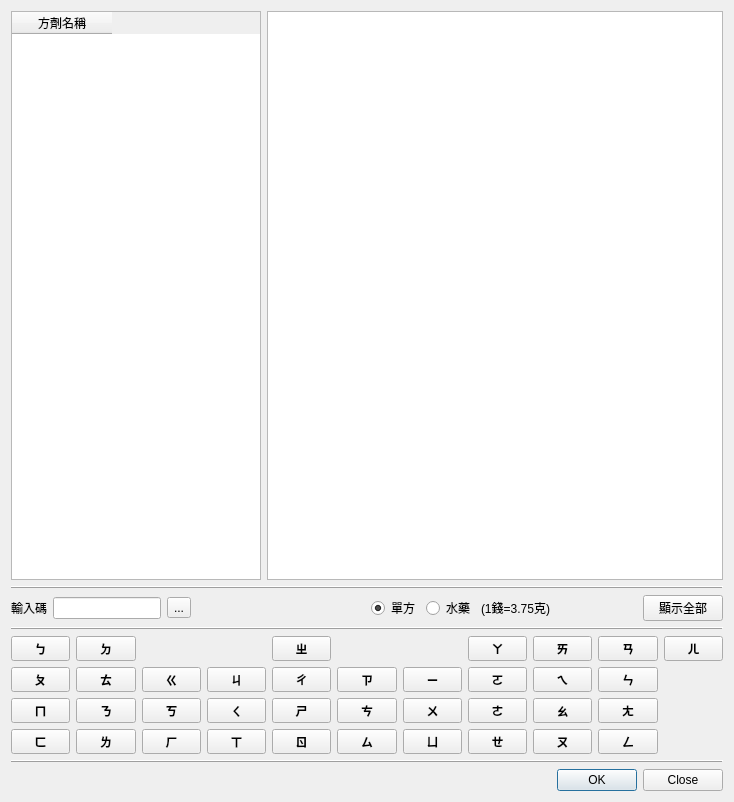
<?xml version="1.0" encoding="UTF-8"?>
<ui version="4.0">
 <class>Dialog_compound_json</class>
 <widget class="QDialog" name="Dialog_compound_json">
  <property name="windowModality">
   <enum>Qt::NonModal</enum>
  </property>
  <property name="geometry">
   <rect>
    <x>0</x>
    <y>0</y>
    <width>734</width>
    <height>802</height>
   </rect>
  </property>
  <property name="sizePolicy">
   <sizepolicy hsizetype="Preferred" vsizetype="Preferred">
    <horstretch>0</horstretch>
    <verstretch>0</verstretch>
   </sizepolicy>
  </property>
  <property name="windowTitle">
   <string>方劑詞庫</string>
  </property>
  <property name="modal">
   <bool>false</bool>
  </property>
  <layout class="QVBoxLayout" name="verticalLayout">
   <item>
    <layout class="QHBoxLayout" name="horizontalLayout">
     <item>
      <widget class="QTableWidget" name="tableWidget_compound">
       <property name="maximumSize">
        <size>
         <width>250</width>
         <height>16777215</height>
        </size>
       </property>
       <property name="editTriggers">
        <set>QAbstractItemView::NoEditTriggers</set>
       </property>
       <property name="alternatingRowColors">
        <bool>true</bool>
       </property>
       <property name="selectionMode">
        <enum>QAbstractItemView::SingleSelection</enum>
       </property>
       <property name="selectionBehavior">
        <enum>QAbstractItemView::SelectRows</enum>
       </property>
       <column>
        <property name="text">
         <string>方劑名稱</string>
        </property>
       </column>
      </widget>
     </item>
     <item>
      <widget class="QTextEdit" name="textEdit_compound"/>
     </item>
    </layout>
   </item>
   <item>
    <widget class="QFrame" name="frame">
     <property name="frameShape">
      <enum>QFrame::HLine</enum>
     </property>
     <property name="frameShadow">
      <enum>QFrame::Raised</enum>
     </property>
    </widget>
   </item>
   <item>
    <layout class="QHBoxLayout" name="horizontalLayout_2">
     <item>
      <widget class="QLabel" name="label">
       <property name="text">
        <string>輸入碼</string>
       </property>
      </widget>
     </item>
     <item>
      <widget class="QLineEdit" name="lineEdit_input_code">
       <property name="clearButtonEnabled">
        <bool>true</bool>
       </property>
      </widget>
     </item>
     <item>
      <widget class="QToolButton" name="toolButton_backspace">
       <property name="text">
        <string>...</string>
       </property>
       <property name="icon">
        <iconset>
         <normaloff>../icons/gtk-go-forward-rtl.svg</normaloff>../icons/gtk-go-forward-rtl.svg</iconset>
       </property>
      </widget>
     </item>
     <item>
      <spacer name="horizontalSpacer_3">
       <property name="orientation">
        <enum>Qt::Horizontal</enum>
       </property>
       <property name="sizeHint" stdset="0">
        <size>
         <width>40</width>
         <height>20</height>
        </size>
       </property>
      </spacer>
     </item>
     <item>
      <spacer name="horizontalSpacer_2">
       <property name="orientation">
        <enum>Qt::Horizontal</enum>
       </property>
       <property name="sizeHint" stdset="0">
        <size>
         <width>40</width>
         <height>20</height>
        </size>
       </property>
      </spacer>
     </item>
     <item>
      <widget class="QRadioButton" name="radioButton_powder">
       <property name="text">
        <string>單方</string>
       </property>
       <property name="checked">
        <bool>true</bool>
       </property>
      </widget>
     </item>
     <item>
      <widget class="QRadioButton" name="radioButton_herb">
       <property name="text">
        <string>水藥</string>
       </property>
      </widget>
     </item>
     <item>
      <widget class="QLabel" name="label_2">
       <property name="text">
        <string>(1錢=3.75克)</string>
       </property>
      </widget>
     </item>
     <item>
      <spacer name="horizontalSpacer">
       <property name="orientation">
        <enum>Qt::Horizontal</enum>
       </property>
       <property name="sizeHint" stdset="0">
        <size>
         <width>40</width>
         <height>20</height>
        </size>
       </property>
      </spacer>
     </item>
     <item>
      <widget class="QPushButton" name="pushButton_show_all">
       <property name="text">
        <string>顯示全部</string>
       </property>
       <property name="icon">
        <iconset>
         <normaloff>../icons/reload.svg</normaloff>../icons/reload.svg</iconset>
       </property>
      </widget>
     </item>
    </layout>
   </item>
   <item>
    <widget class="QFrame" name="frame_2">
     <property name="frameShape">
      <enum>QFrame::HLine</enum>
     </property>
     <property name="frameShadow">
      <enum>QFrame::Raised</enum>
     </property>
    </widget>
   </item>
   <item>
    <layout class="QGridLayout" name="gridLayout">
     <item row="3" column="3">
      <widget class="QToolButton" name="toolButton_14">
       <property name="sizePolicy">
        <sizepolicy hsizetype="Expanding" vsizetype="Preferred">
         <horstretch>0</horstretch>
         <verstretch>0</verstretch>
        </sizepolicy>
       </property>
       <property name="font">
        <font>
         <weight>75</weight>
         <bold>true</bold>
        </font>
       </property>
       <property name="text">
        <string>ㄒ</string>
       </property>
      </widget>
     </item>
     <item row="2" column="1">
      <widget class="QToolButton" name="toolButton_7">
       <property name="sizePolicy">
        <sizepolicy hsizetype="Expanding" vsizetype="Preferred">
         <horstretch>0</horstretch>
         <verstretch>0</verstretch>
        </sizepolicy>
       </property>
       <property name="font">
        <font>
         <weight>75</weight>
         <bold>true</bold>
        </font>
       </property>
       <property name="text">
        <string>ㄋ</string>
       </property>
      </widget>
     </item>
     <item row="2" column="3">
      <widget class="QToolButton" name="toolButton_13">
       <property name="sizePolicy">
        <sizepolicy hsizetype="Expanding" vsizetype="Preferred">
         <horstretch>0</horstretch>
         <verstretch>0</verstretch>
        </sizepolicy>
       </property>
       <property name="font">
        <font>
         <weight>75</weight>
         <bold>true</bold>
        </font>
       </property>
       <property name="text">
        <string>ㄑ</string>
       </property>
      </widget>
     </item>
     <item row="1" column="3">
      <widget class="QToolButton" name="toolButton_12">
       <property name="sizePolicy">
        <sizepolicy hsizetype="Expanding" vsizetype="Preferred">
         <horstretch>0</horstretch>
         <verstretch>0</verstretch>
        </sizepolicy>
       </property>
       <property name="font">
        <font>
         <weight>75</weight>
         <bold>true</bold>
        </font>
       </property>
       <property name="text">
        <string>ㄐ</string>
       </property>
      </widget>
     </item>
     <item row="3" column="2">
      <widget class="QToolButton" name="toolButton_11">
       <property name="sizePolicy">
        <sizepolicy hsizetype="Expanding" vsizetype="Preferred">
         <horstretch>0</horstretch>
         <verstretch>0</verstretch>
        </sizepolicy>
       </property>
       <property name="font">
        <font>
         <weight>75</weight>
         <bold>true</bold>
        </font>
       </property>
       <property name="text">
        <string>ㄏ</string>
       </property>
      </widget>
     </item>
     <item row="3" column="0">
      <widget class="QToolButton" name="toolButton_4">
       <property name="sizePolicy">
        <sizepolicy hsizetype="Expanding" vsizetype="Preferred">
         <horstretch>0</horstretch>
         <verstretch>0</verstretch>
        </sizepolicy>
       </property>
       <property name="font">
        <font>
         <weight>75</weight>
         <bold>true</bold>
        </font>
       </property>
       <property name="text">
        <string>ㄈ</string>
       </property>
      </widget>
     </item>
     <item row="3" column="1">
      <widget class="QToolButton" name="toolButton_8">
       <property name="sizePolicy">
        <sizepolicy hsizetype="Expanding" vsizetype="Preferred">
         <horstretch>0</horstretch>
         <verstretch>0</verstretch>
        </sizepolicy>
       </property>
       <property name="font">
        <font>
         <weight>75</weight>
         <bold>true</bold>
        </font>
       </property>
       <property name="text">
        <string>ㄌ</string>
       </property>
      </widget>
     </item>
     <item row="0" column="1">
      <widget class="QToolButton" name="toolButton_5">
       <property name="sizePolicy">
        <sizepolicy hsizetype="Expanding" vsizetype="Preferred">
         <horstretch>0</horstretch>
         <verstretch>0</verstretch>
        </sizepolicy>
       </property>
       <property name="font">
        <font>
         <weight>75</weight>
         <bold>true</bold>
        </font>
       </property>
       <property name="text">
        <string>ㄉ</string>
       </property>
      </widget>
     </item>
     <item row="0" column="0">
      <widget class="QToolButton" name="toolButton_1">
       <property name="sizePolicy">
        <sizepolicy hsizetype="Expanding" vsizetype="Preferred">
         <horstretch>0</horstretch>
         <verstretch>0</verstretch>
        </sizepolicy>
       </property>
       <property name="font">
        <font>
         <weight>75</weight>
         <bold>true</bold>
        </font>
       </property>
       <property name="text">
        <string>ㄅ</string>
       </property>
       <property name="toolButtonStyle">
        <enum>Qt::ToolButtonTextUnderIcon</enum>
       </property>
      </widget>
     </item>
     <item row="2" column="4">
      <widget class="QToolButton" name="toolButton_17">
       <property name="sizePolicy">
        <sizepolicy hsizetype="Expanding" vsizetype="Preferred">
         <horstretch>0</horstretch>
         <verstretch>0</verstretch>
        </sizepolicy>
       </property>
       <property name="font">
        <font>
         <weight>75</weight>
         <bold>true</bold>
        </font>
       </property>
       <property name="text">
        <string>ㄕ</string>
       </property>
      </widget>
     </item>
     <item row="1" column="0">
      <widget class="QToolButton" name="toolButton_2">
       <property name="sizePolicy">
        <sizepolicy hsizetype="Expanding" vsizetype="Preferred">
         <horstretch>0</horstretch>
         <verstretch>0</verstretch>
        </sizepolicy>
       </property>
       <property name="font">
        <font>
         <weight>75</weight>
         <bold>true</bold>
        </font>
       </property>
       <property name="text">
        <string>ㄆ</string>
       </property>
      </widget>
     </item>
     <item row="1" column="2">
      <widget class="QToolButton" name="toolButton_9">
       <property name="sizePolicy">
        <sizepolicy hsizetype="Expanding" vsizetype="Preferred">
         <horstretch>0</horstretch>
         <verstretch>0</verstretch>
        </sizepolicy>
       </property>
       <property name="font">
        <font>
         <weight>75</weight>
         <bold>true</bold>
        </font>
       </property>
       <property name="text">
        <string>ㄍ</string>
       </property>
      </widget>
     </item>
     <item row="2" column="6">
      <widget class="QToolButton" name="toolButton_23">
       <property name="sizePolicy">
        <sizepolicy hsizetype="Expanding" vsizetype="Preferred">
         <horstretch>0</horstretch>
         <verstretch>0</verstretch>
        </sizepolicy>
       </property>
       <property name="font">
        <font>
         <weight>75</weight>
         <bold>true</bold>
        </font>
       </property>
       <property name="text">
        <string>ㄨ</string>
       </property>
      </widget>
     </item>
     <item row="0" column="8">
      <widget class="QToolButton" name="toolButton_29">
       <property name="sizePolicy">
        <sizepolicy hsizetype="Expanding" vsizetype="Preferred">
         <horstretch>0</horstretch>
         <verstretch>0</verstretch>
        </sizepolicy>
       </property>
       <property name="font">
        <font>
         <weight>75</weight>
         <bold>true</bold>
        </font>
       </property>
       <property name="text">
        <string>ㄞ</string>
       </property>
      </widget>
     </item>
     <item row="3" column="4">
      <widget class="QToolButton" name="toolButton_18">
       <property name="sizePolicy">
        <sizepolicy hsizetype="Expanding" vsizetype="Preferred">
         <horstretch>0</horstretch>
         <verstretch>0</verstretch>
        </sizepolicy>
       </property>
       <property name="font">
        <font>
         <weight>75</weight>
         <bold>true</bold>
        </font>
       </property>
       <property name="text">
        <string>ㄖ</string>
       </property>
      </widget>
     </item>
     <item row="1" column="5">
      <widget class="QToolButton" name="toolButton_19">
       <property name="sizePolicy">
        <sizepolicy hsizetype="Expanding" vsizetype="Preferred">
         <horstretch>0</horstretch>
         <verstretch>0</verstretch>
        </sizepolicy>
       </property>
       <property name="font">
        <font>
         <weight>75</weight>
         <bold>true</bold>
        </font>
       </property>
       <property name="text">
        <string>ㄗ</string>
       </property>
      </widget>
     </item>
     <item row="2" column="5">
      <widget class="QToolButton" name="toolButton_20">
       <property name="sizePolicy">
        <sizepolicy hsizetype="Expanding" vsizetype="Preferred">
         <horstretch>0</horstretch>
         <verstretch>0</verstretch>
        </sizepolicy>
       </property>
       <property name="font">
        <font>
         <weight>75</weight>
         <bold>true</bold>
        </font>
       </property>
       <property name="text">
        <string>ㄘ</string>
       </property>
      </widget>
     </item>
     <item row="3" column="5">
      <widget class="QToolButton" name="toolButton_21">
       <property name="sizePolicy">
        <sizepolicy hsizetype="Expanding" vsizetype="Preferred">
         <horstretch>0</horstretch>
         <verstretch>0</verstretch>
        </sizepolicy>
       </property>
       <property name="font">
        <font>
         <weight>75</weight>
         <bold>true</bold>
        </font>
       </property>
       <property name="text">
        <string>ㄙ</string>
       </property>
      </widget>
     </item>
     <item row="3" column="6">
      <widget class="QToolButton" name="toolButton_24">
       <property name="sizePolicy">
        <sizepolicy hsizetype="Expanding" vsizetype="Preferred">
         <horstretch>0</horstretch>
         <verstretch>0</verstretch>
        </sizepolicy>
       </property>
       <property name="font">
        <font>
         <weight>75</weight>
         <bold>true</bold>
        </font>
       </property>
       <property name="text">
        <string>ㄩ</string>
       </property>
      </widget>
     </item>
     <item row="1" column="6">
      <widget class="QToolButton" name="toolButton_22">
       <property name="sizePolicy">
        <sizepolicy hsizetype="Expanding" vsizetype="Preferred">
         <horstretch>0</horstretch>
         <verstretch>0</verstretch>
        </sizepolicy>
       </property>
       <property name="font">
        <font>
         <weight>75</weight>
         <bold>true</bold>
        </font>
       </property>
       <property name="text">
        <string>ㄧ</string>
       </property>
      </widget>
     </item>
     <item row="2" column="7">
      <widget class="QToolButton" name="toolButton_27">
       <property name="sizePolicy">
        <sizepolicy hsizetype="Expanding" vsizetype="Preferred">
         <horstretch>0</horstretch>
         <verstretch>0</verstretch>
        </sizepolicy>
       </property>
       <property name="font">
        <font>
         <weight>75</weight>
         <bold>true</bold>
        </font>
       </property>
       <property name="text">
        <string>ㄜ</string>
       </property>
      </widget>
     </item>
     <item row="3" column="7">
      <widget class="QToolButton" name="toolButton_28">
       <property name="sizePolicy">
        <sizepolicy hsizetype="Expanding" vsizetype="Preferred">
         <horstretch>0</horstretch>
         <verstretch>0</verstretch>
        </sizepolicy>
       </property>
       <property name="font">
        <font>
         <weight>75</weight>
         <bold>true</bold>
        </font>
       </property>
       <property name="text">
        <string>ㄝ</string>
       </property>
      </widget>
     </item>
     <item row="0" column="9">
      <widget class="QToolButton" name="toolButton_33">
       <property name="sizePolicy">
        <sizepolicy hsizetype="Expanding" vsizetype="Preferred">
         <horstretch>0</horstretch>
         <verstretch>0</verstretch>
        </sizepolicy>
       </property>
       <property name="font">
        <font>
         <weight>75</weight>
         <bold>true</bold>
        </font>
       </property>
       <property name="text">
        <string>ㄢ</string>
       </property>
      </widget>
     </item>
     <item row="2" column="8">
      <widget class="QToolButton" name="toolButton_31">
       <property name="sizePolicy">
        <sizepolicy hsizetype="Expanding" vsizetype="Preferred">
         <horstretch>0</horstretch>
         <verstretch>0</verstretch>
        </sizepolicy>
       </property>
       <property name="font">
        <font>
         <weight>75</weight>
         <bold>true</bold>
        </font>
       </property>
       <property name="text">
        <string>ㄠ</string>
       </property>
      </widget>
     </item>
     <item row="3" column="8">
      <widget class="QToolButton" name="toolButton_32">
       <property name="sizePolicy">
        <sizepolicy hsizetype="Expanding" vsizetype="Preferred">
         <horstretch>0</horstretch>
         <verstretch>0</verstretch>
        </sizepolicy>
       </property>
       <property name="font">
        <font>
         <weight>75</weight>
         <bold>true</bold>
        </font>
       </property>
       <property name="text">
        <string>ㄡ</string>
       </property>
      </widget>
     </item>
     <item row="1" column="9">
      <widget class="QToolButton" name="toolButton_34">
       <property name="sizePolicy">
        <sizepolicy hsizetype="Expanding" vsizetype="Preferred">
         <horstretch>0</horstretch>
         <verstretch>0</verstretch>
        </sizepolicy>
       </property>
       <property name="font">
        <font>
         <weight>75</weight>
         <bold>true</bold>
        </font>
       </property>
       <property name="text">
        <string>ㄣ</string>
       </property>
      </widget>
     </item>
     <item row="3" column="9">
      <widget class="QToolButton" name="toolButton_36">
       <property name="sizePolicy">
        <sizepolicy hsizetype="Expanding" vsizetype="Preferred">
         <horstretch>0</horstretch>
         <verstretch>0</verstretch>
        </sizepolicy>
       </property>
       <property name="font">
        <font>
         <weight>75</weight>
         <bold>true</bold>
        </font>
       </property>
       <property name="text">
        <string>ㄥ</string>
       </property>
      </widget>
     </item>
     <item row="2" column="0">
      <widget class="QToolButton" name="toolButton_3">
       <property name="sizePolicy">
        <sizepolicy hsizetype="Expanding" vsizetype="Preferred">
         <horstretch>0</horstretch>
         <verstretch>0</verstretch>
        </sizepolicy>
       </property>
       <property name="font">
        <font>
         <weight>75</weight>
         <bold>true</bold>
        </font>
       </property>
       <property name="text">
        <string>ㄇ</string>
       </property>
      </widget>
     </item>
     <item row="1" column="1">
      <widget class="QToolButton" name="toolButton_6">
       <property name="sizePolicy">
        <sizepolicy hsizetype="Expanding" vsizetype="Preferred">
         <horstretch>0</horstretch>
         <verstretch>0</verstretch>
        </sizepolicy>
       </property>
       <property name="font">
        <font>
         <weight>75</weight>
         <bold>true</bold>
        </font>
       </property>
       <property name="text">
        <string>ㄊ</string>
       </property>
      </widget>
     </item>
     <item row="2" column="2">
      <widget class="QToolButton" name="toolButton_10">
       <property name="sizePolicy">
        <sizepolicy hsizetype="Expanding" vsizetype="Preferred">
         <horstretch>0</horstretch>
         <verstretch>0</verstretch>
        </sizepolicy>
       </property>
       <property name="font">
        <font>
         <weight>75</weight>
         <bold>true</bold>
        </font>
       </property>
       <property name="text">
        <string>ㄎ</string>
       </property>
      </widget>
     </item>
     <item row="1" column="8">
      <widget class="QToolButton" name="toolButton_30">
       <property name="sizePolicy">
        <sizepolicy hsizetype="Expanding" vsizetype="Preferred">
         <horstretch>0</horstretch>
         <verstretch>0</verstretch>
        </sizepolicy>
       </property>
       <property name="font">
        <font>
         <weight>75</weight>
         <bold>true</bold>
        </font>
       </property>
       <property name="text">
        <string>ㄟ</string>
       </property>
      </widget>
     </item>
     <item row="2" column="9">
      <widget class="QToolButton" name="toolButton_35">
       <property name="sizePolicy">
        <sizepolicy hsizetype="Expanding" vsizetype="Preferred">
         <horstretch>0</horstretch>
         <verstretch>0</verstretch>
        </sizepolicy>
       </property>
       <property name="font">
        <font>
         <weight>75</weight>
         <bold>true</bold>
        </font>
       </property>
       <property name="text">
        <string>ㄤ</string>
       </property>
      </widget>
     </item>
     <item row="0" column="10">
      <widget class="QToolButton" name="toolButton_37">
       <property name="sizePolicy">
        <sizepolicy hsizetype="Expanding" vsizetype="Preferred">
         <horstretch>0</horstretch>
         <verstretch>0</verstretch>
        </sizepolicy>
       </property>
       <property name="font">
        <font>
         <weight>75</weight>
         <bold>true</bold>
        </font>
       </property>
       <property name="text">
        <string>ㄦ</string>
       </property>
      </widget>
     </item>
     <item row="0" column="4">
      <widget class="QToolButton" name="toolButton_15">
       <property name="sizePolicy">
        <sizepolicy hsizetype="Expanding" vsizetype="Preferred">
         <horstretch>0</horstretch>
         <verstretch>0</verstretch>
        </sizepolicy>
       </property>
       <property name="font">
        <font>
         <weight>75</weight>
         <bold>true</bold>
        </font>
       </property>
       <property name="text">
        <string>ㄓ</string>
       </property>
      </widget>
     </item>
     <item row="1" column="4">
      <widget class="QToolButton" name="toolButton_16">
       <property name="sizePolicy">
        <sizepolicy hsizetype="Expanding" vsizetype="Preferred">
         <horstretch>0</horstretch>
         <verstretch>0</verstretch>
        </sizepolicy>
       </property>
       <property name="font">
        <font>
         <weight>75</weight>
         <bold>true</bold>
        </font>
       </property>
       <property name="text">
        <string>ㄔ</string>
       </property>
      </widget>
     </item>
     <item row="0" column="7">
      <widget class="QToolButton" name="toolButton_25">
       <property name="sizePolicy">
        <sizepolicy hsizetype="Expanding" vsizetype="Preferred">
         <horstretch>0</horstretch>
         <verstretch>0</verstretch>
        </sizepolicy>
       </property>
       <property name="font">
        <font>
         <weight>75</weight>
         <bold>true</bold>
        </font>
       </property>
       <property name="text">
        <string>ㄚ</string>
       </property>
      </widget>
     </item>
     <item row="1" column="7">
      <widget class="QToolButton" name="toolButton_26">
       <property name="sizePolicy">
        <sizepolicy hsizetype="Expanding" vsizetype="Preferred">
         <horstretch>0</horstretch>
         <verstretch>0</verstretch>
        </sizepolicy>
       </property>
       <property name="font">
        <font>
         <weight>75</weight>
         <bold>true</bold>
        </font>
       </property>
       <property name="text">
        <string>ㄛ</string>
       </property>
      </widget>
     </item>
    </layout>
   </item>
   <item>
    <widget class="QFrame" name="frame_3">
     <property name="frameShape">
      <enum>QFrame::HLine</enum>
     </property>
     <property name="frameShadow">
      <enum>QFrame::Raised</enum>
     </property>
    </widget>
   </item>
   <item>
    <widget class="QDialogButtonBox" name="buttonBox">
     <property name="standardButtons">
      <set>QDialogButtonBox::Close|QDialogButtonBox::Ok</set>
     </property>
    </widget>
   </item>
  </layout>
 </widget>
 <resources/>
 <connections/>
</ui>
